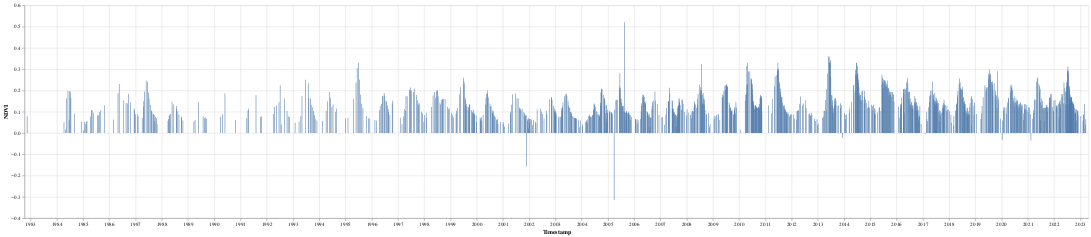

Source (notebook cell):
### Code cell
# here we visualize the mean dataframe over the pasture
alt.Chart(df_mean_pasture).mark_bar(size=1).encode(
alt.X("Timestamp:T"), alt.Y("NDVI:Q"),
    tooltip=[
        alt.Tooltip('DOY:O', title='DOY'),
        alt.Tooltip('NDVI:Q', title='NDVI')]
).properties(width=2000, height=400)

### Figure 1 — Vega-Lite specification as saved in the notebook (floating-point values rounded to 4 significant figures; data arrays with more than 128 entries replaced by an {"elided": "..."} marker saying what was removed)
{"config": {"view": {"continuousWidth": 400, "continuousHeight": 300}}, "data": {"name": "data-3fbf34e54c232163680797bae5eaed12"}, "mark": {"type": "bar", "size": 1}, "encoding": {"tooltip": [{"field": "DOY", "title": "DOY", "type": "ordinal"}, {"field": "NDVI", "title": "NDVI", "type": "quantitative"}], "x": {"field": "Timestamp", "type": "temporal"}, "y": {"field": "NDVI", "type": "quantitative"}}, "height": 400, "width": 2000, "$schema": "https://vega.github.io/schema/vega-lite/v4.17.0.json", "datasets": {"data-3fbf34e54c232163680797bae5eaed12": {"elided": "1147 records"}}}
